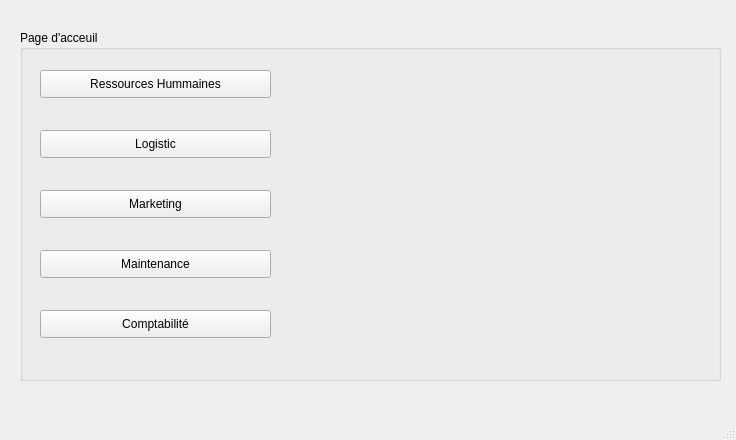
<?xml version="1.0" encoding="UTF-8"?>
<ui version="4.0">
 <class>MainWindow</class>
 <widget class="QMainWindow" name="MainWindow">
  <property name="geometry">
   <rect>
    <x>0</x>
    <y>0</y>
    <width>736</width>
    <height>440</height>
   </rect>
  </property>
  <property name="windowTitle">
   <string notr="true">Best News</string>
  </property>
  <widget class="QWidget" name="centralwidget">
   <widget class="QPushButton" name="pushButton">
    <property name="geometry">
     <rect>
      <x>40</x>
      <y>70</y>
      <width>231</width>
      <height>28</height>
     </rect>
    </property>
    <property name="text">
     <string>Ressources Hummaines</string>
    </property>
   </widget>
   <widget class="QPushButton" name="pushButton_2">
    <property name="geometry">
     <rect>
      <x>40</x>
      <y>130</y>
      <width>231</width>
      <height>28</height>
     </rect>
    </property>
    <property name="text">
     <string>Logistic</string>
    </property>
   </widget>
   <widget class="QPushButton" name="pushButton_3">
    <property name="geometry">
     <rect>
      <x>40</x>
      <y>190</y>
      <width>231</width>
      <height>28</height>
     </rect>
    </property>
    <property name="text">
     <string>Marketing</string>
    </property>
   </widget>
   <widget class="QPushButton" name="pushButton_maintenance">
    <property name="geometry">
     <rect>
      <x>40</x>
      <y>250</y>
      <width>231</width>
      <height>28</height>
     </rect>
    </property>
    <property name="text">
     <string>Maintenance</string>
    </property>
   </widget>
   <widget class="QPushButton" name="pushButton_5">
    <property name="geometry">
     <rect>
      <x>40</x>
      <y>310</y>
      <width>231</width>
      <height>28</height>
     </rect>
    </property>
    <property name="text">
     <string>Comptabilité</string>
    </property>
   </widget>
   <widget class="QGroupBox" name="groupBox">
    <property name="geometry">
     <rect>
      <x>20</x>
      <y>30</y>
      <width>701</width>
      <height>351</height>
     </rect>
    </property>
    <property name="title">
     <string>Page d'acceuil </string>
    </property>
   </widget>
   <zorder>groupBox</zorder>
   <zorder>pushButton</zorder>
   <zorder>pushButton_2</zorder>
   <zorder>pushButton_3</zorder>
   <zorder>pushButton_maintenance</zorder>
   <zorder>pushButton_5</zorder>
  </widget>
  <widget class="QMenuBar" name="menubar">
   <property name="geometry">
    <rect>
     <x>0</x>
     <y>0</y>
     <width>736</width>
     <height>26</height>
    </rect>
   </property>
  </widget>
  <widget class="QStatusBar" name="statusbar"/>
 </widget>
 <resources/>
 <connections/>
</ui>
